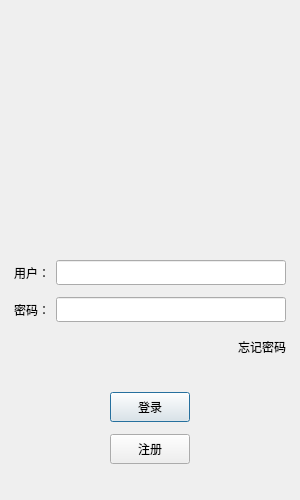
<?xml version="1.0" encoding="UTF-8"?>
<ui version="4.0">
 <class>LoginDialog</class>
 <widget class="QDialog" name="LoginDialog">
  <property name="geometry">
   <rect>
    <x>0</x>
    <y>0</y>
    <width>300</width>
    <height>500</height>
   </rect>
  </property>
  <property name="minimumSize">
   <size>
    <width>300</width>
    <height>500</height>
   </size>
  </property>
  <property name="maximumSize">
   <size>
    <width>300</width>
    <height>500</height>
   </size>
  </property>
  <property name="windowTitle">
   <string>Dialog</string>
  </property>
  <layout class="QVBoxLayout" name="verticalLayout">
   <item>
    <widget class="QWidget" name="widget" native="true">
     <layout class="QGridLayout" name="gridLayout">
      <item row="0" column="0">
       <widget class="QLabel" name="head_label">
        <property name="minimumSize">
         <size>
          <width>200</width>
          <height>200</height>
         </size>
        </property>
        <property name="maximumSize">
         <size>
          <width>200</width>
          <height>200</height>
         </size>
        </property>
        <property name="text">
         <string/>
        </property>
        <property name="pixmap">
         <pixmap resource="rc.qrc">:/res/ice.png</pixmap>
        </property>
       </widget>
      </item>
     </layout>
    </widget>
   </item>
   <item>
    <spacer name="verticalSpacer">
     <property name="orientation">
      <enum>Qt::Orientation::Vertical</enum>
     </property>
     <property name="sizeHint" stdset="0">
      <size>
       <width>20</width>
       <height>40</height>
      </size>
     </property>
    </spacer>
   </item>
   <item>
    <layout class="QHBoxLayout" name="horizontalLayout">
     <property name="leftMargin">
      <number>3</number>
     </property>
     <property name="topMargin">
      <number>3</number>
     </property>
     <property name="rightMargin">
      <number>3</number>
     </property>
     <property name="bottomMargin">
      <number>3</number>
     </property>
     <item>
      <widget class="QLabel" name="user_label">
       <property name="minimumSize">
        <size>
         <width>0</width>
         <height>25</height>
        </size>
       </property>
       <property name="maximumSize">
        <size>
         <width>16777215</width>
         <height>25</height>
        </size>
       </property>
       <property name="text">
        <string>用户：</string>
       </property>
      </widget>
     </item>
     <item>
      <widget class="QLineEdit" name="user_edit">
       <property name="minimumSize">
        <size>
         <width>0</width>
         <height>25</height>
        </size>
       </property>
       <property name="maximumSize">
        <size>
         <width>16777215</width>
         <height>25</height>
        </size>
       </property>
      </widget>
     </item>
    </layout>
   </item>
   <item>
    <layout class="QHBoxLayout" name="horizontalLayout_2">
     <property name="leftMargin">
      <number>3</number>
     </property>
     <property name="topMargin">
      <number>3</number>
     </property>
     <property name="rightMargin">
      <number>3</number>
     </property>
     <property name="bottomMargin">
      <number>3</number>
     </property>
     <item>
      <widget class="QLabel" name="pass_label">
       <property name="minimumSize">
        <size>
         <width>0</width>
         <height>25</height>
        </size>
       </property>
       <property name="maximumSize">
        <size>
         <width>16777215</width>
         <height>25</height>
        </size>
       </property>
       <property name="text">
        <string>密码：</string>
       </property>
      </widget>
     </item>
     <item>
      <widget class="QLineEdit" name="pass_edit">
       <property name="minimumSize">
        <size>
         <width>0</width>
         <height>25</height>
        </size>
       </property>
       <property name="maximumSize">
        <size>
         <width>16777215</width>
         <height>25</height>
        </size>
       </property>
      </widget>
     </item>
    </layout>
   </item>
   <item>
    <layout class="QHBoxLayout" name="horizontalLayout_3">
     <property name="leftMargin">
      <number>3</number>
     </property>
     <property name="topMargin">
      <number>3</number>
     </property>
     <property name="rightMargin">
      <number>3</number>
     </property>
     <property name="bottomMargin">
      <number>3</number>
     </property>
     <item>
      <spacer name="horizontalSpacer">
       <property name="orientation">
        <enum>Qt::Orientation::Horizontal</enum>
       </property>
       <property name="sizeHint" stdset="0">
        <size>
         <width>40</width>
         <height>20</height>
        </size>
       </property>
      </spacer>
     </item>
     <item>
      <widget class="QLabel" name="forget_label">
       <property name="minimumSize">
        <size>
         <width>0</width>
         <height>25</height>
        </size>
       </property>
       <property name="maximumSize">
        <size>
         <width>16777215</width>
         <height>25</height>
        </size>
       </property>
       <property name="text">
        <string>忘记密码</string>
       </property>
      </widget>
     </item>
    </layout>
   </item>
   <item>
    <spacer name="verticalSpacer_2">
     <property name="orientation">
      <enum>Qt::Orientation::Vertical</enum>
     </property>
     <property name="sizeHint" stdset="0">
      <size>
       <width>20</width>
       <height>40</height>
      </size>
     </property>
    </spacer>
   </item>
   <item>
    <layout class="QHBoxLayout" name="horizontalLayout_4">
     <property name="leftMargin">
      <number>3</number>
     </property>
     <property name="topMargin">
      <number>3</number>
     </property>
     <property name="rightMargin">
      <number>3</number>
     </property>
     <property name="bottomMargin">
      <number>3</number>
     </property>
     <item>
      <spacer name="horizontalSpacer_2">
       <property name="orientation">
        <enum>Qt::Orientation::Horizontal</enum>
       </property>
       <property name="sizeHint" stdset="0">
        <size>
         <width>40</width>
         <height>20</height>
        </size>
       </property>
      </spacer>
     </item>
     <item>
      <widget class="QPushButton" name="login_btn">
       <property name="minimumSize">
        <size>
         <width>0</width>
         <height>30</height>
        </size>
       </property>
       <property name="maximumSize">
        <size>
         <width>16777215</width>
         <height>30</height>
        </size>
       </property>
       <property name="text">
        <string>登录</string>
       </property>
      </widget>
     </item>
     <item>
      <spacer name="horizontalSpacer_3">
       <property name="orientation">
        <enum>Qt::Orientation::Horizontal</enum>
       </property>
       <property name="sizeHint" stdset="0">
        <size>
         <width>40</width>
         <height>20</height>
        </size>
       </property>
      </spacer>
     </item>
    </layout>
   </item>
   <item>
    <layout class="QHBoxLayout" name="horizontalLayout_5">
     <property name="leftMargin">
      <number>3</number>
     </property>
     <property name="topMargin">
      <number>3</number>
     </property>
     <property name="rightMargin">
      <number>3</number>
     </property>
     <property name="bottomMargin">
      <number>3</number>
     </property>
     <item>
      <spacer name="horizontalSpacer_4">
       <property name="orientation">
        <enum>Qt::Orientation::Horizontal</enum>
       </property>
       <property name="sizeHint" stdset="0">
        <size>
         <width>40</width>
         <height>20</height>
        </size>
       </property>
      </spacer>
     </item>
     <item>
      <widget class="QPushButton" name="reg_btn">
       <property name="minimumSize">
        <size>
         <width>0</width>
         <height>30</height>
        </size>
       </property>
       <property name="maximumSize">
        <size>
         <width>16777215</width>
         <height>30</height>
        </size>
       </property>
       <property name="text">
        <string>注册</string>
       </property>
      </widget>
     </item>
     <item>
      <spacer name="horizontalSpacer_5">
       <property name="orientation">
        <enum>Qt::Orientation::Horizontal</enum>
       </property>
       <property name="sizeHint" stdset="0">
        <size>
         <width>40</width>
         <height>20</height>
        </size>
       </property>
      </spacer>
     </item>
    </layout>
   </item>
   <item>
    <spacer name="verticalSpacer_3">
     <property name="orientation">
      <enum>Qt::Orientation::Vertical</enum>
     </property>
     <property name="sizeHint" stdset="0">
      <size>
       <width>20</width>
       <height>40</height>
      </size>
     </property>
    </spacer>
   </item>
  </layout>
 </widget>
 <resources>
  <include location="rc.qrc"/>
 </resources>
 <connections/>
</ui>
